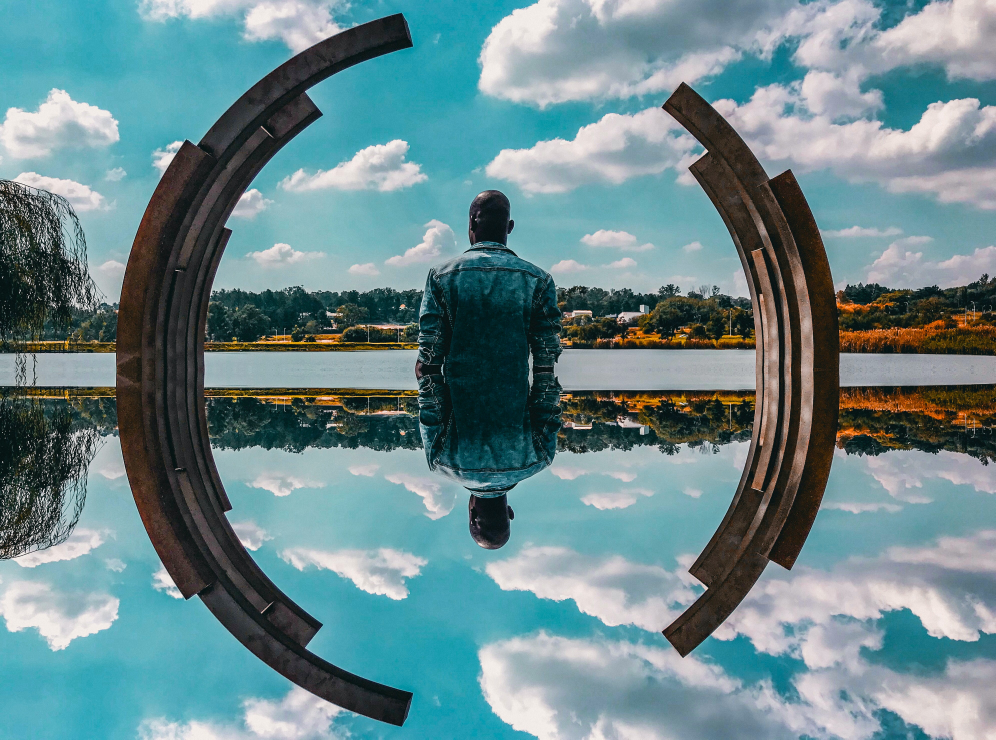
#> input picture colordetection.jpg, 3982 x 2958 px, found by its file name (shown at 1/4 size)
$ python color_detection_tanishka.py
#> lines starting #> are read from the running program, lines starting #| are printed output that depends on the picture
import cv2
import numpy as np
import pandas as pd

img_path = "C://Users//Admin//Downloads//Tanishka color//colordetection.jpg"
img = cv2.imread(img_path)
#> img is the input picture: shape (2958, 3982, 3); mean B, G, R 140.3, 136, 106.2
img=cv2.resize(img,(700,500))
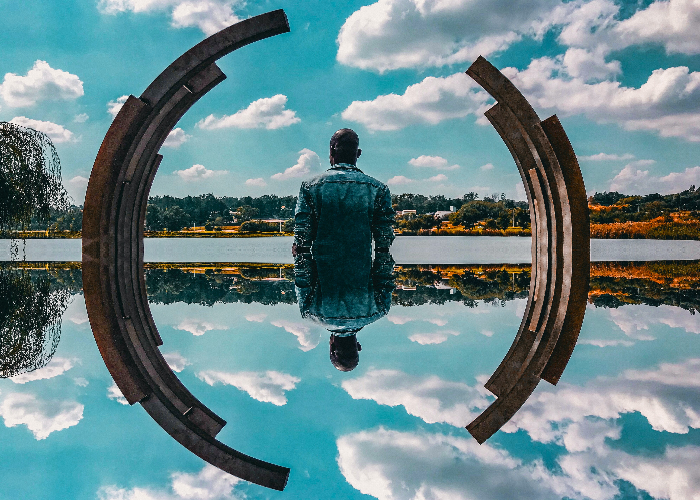
#> img: shape (500, 700, 3); mean B, G, R 140.2, 135.8, 106.1

clicked = False
r = g = b = xpos = ypos = 0

index=["color","color_nm","hex","R","G","B"]
csv = pd.read_csv('colors.csv', names=index, header=None)
#> (reads colors.csv from the repository)

def getColor(R,G,B):
    mini = 10000
    for i in range(len(csv)):
        d = abs(R- int(csv.loc[i,"R"])) + abs(G- int(csv.loc[i,"G"]))+ abs(B- int(csv.loc[i,"B"]))
        if(d<=mini):
            mini = d
            cname = csv.loc[i,"color_nm"]
    return cname

def draw_function(event, x,y,flags,param):
    if event == cv2.EVENT_LBUTTONDBLCLK:
        global b,g,r,xpos,ypos, clicked
        clicked = True
        xpos = x
        ypos = y
        b,g,r = img[y,x]
        b = int(b)
        g = int(g)
        r = int(r)

cv2.namedWindow('image')
cv2.setMouseCallback('image',draw_function)

while(1):
    cv2.imshow("image",img)
    if (clicked):
        cv2.rectangle(img,(20,20), (750,60), (b,g,r), -1)
        txt = getColor(r,g,b) + ' R='+ str(r) +  ' G='+ str(g) +  ' B='+ str(b)
        cv2.putText(img, txt,(50,50),2,0.8,(255,255,255),2,cv2.LINE_AA)
        if(r+g+b>=600):
            cv2.putText(img, text,(50,50),2,0.8,(0,0,0),2,cv2.LINE_AA)
        clicked=False

    if cv2.waitKey(20) & 0xFF ==27:
#> (key Esc is pressed here)
        break
cv2.destroyAllWindows()
